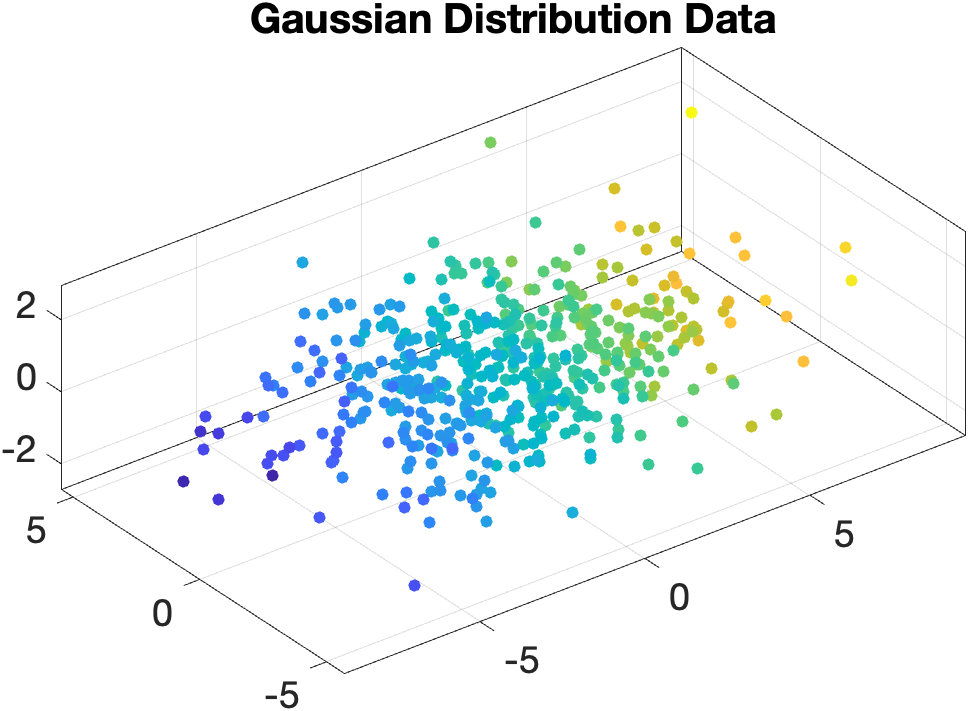
%> input picture Examples/results/DR_data1.png, 968 x 711 px, given in place of threads.png, which was not available
$ octave ComponentAnalysis.m   (GNU Octave 9; MATLAB toolbox functions it lacks are replaced by stand-ins)
%> lines starting %> are read from the running program, lines starting %| are printed output that depends on the picture; pictures that were not available may be replaced by others from this repository, and a replacement may not be noted
%%
% Read 3 images and use them to generate 3 mixed images.

clear; close all;
shape = [256, 256];
im1 = double(imresize(imread('threads.png'), shape));
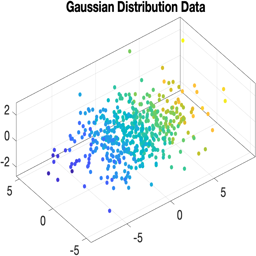
%> im1: size 256x256x3 double; mean R, G, B 238.6, 245, 245.2
im2 = double(imresize(imread('text.png'), shape));
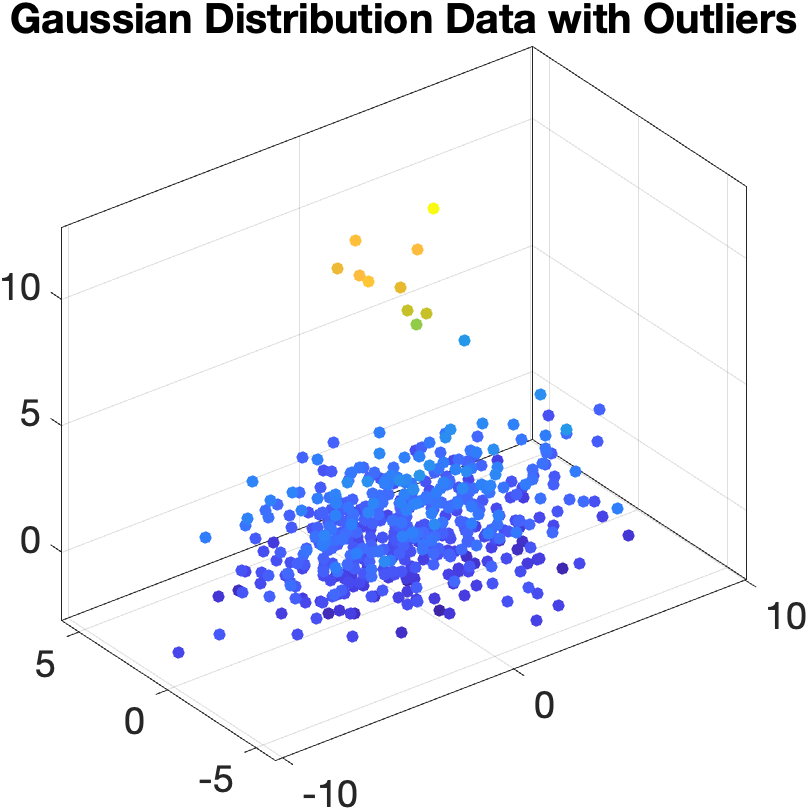
%> input picture Examples/results/DR_data2.png, 808 x 810 px, given in place of text.png, which was not available
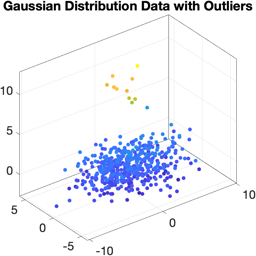
%> im2: size 256x256x3 double; mean R, G, B 238.6, 240.5, 247.5
%> (the run ends here)
